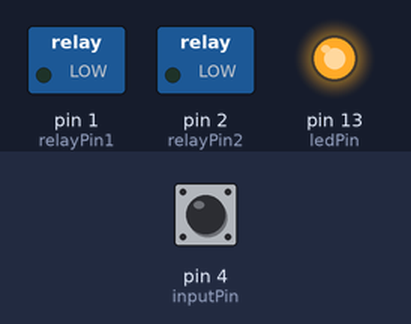
Simulated run of this sketch. Board: Arduino Uno, built with avr-gcc and run on an emulated ATmega328P. Parts: switched loads named in the sketch (green lamp = pin HIGH), output pins drawn as LEDs (lit = HIGH). Dashed ring = blinking. Inputs (shaded band) come from the test bench; at power-on: pin 4 (inputPin) HIGH.

Above: at 1.2 s.
1.3 s: pin 4 (inputPin) pulsed LOW 5 times (0.12 s each, 0.3 s apart)
At 1.66 s:
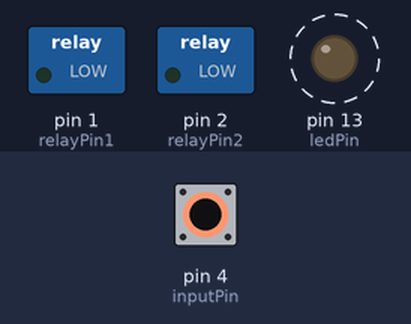
4.3 s: pin 4 (inputPin) pulled LOW for 3.2 s
At 5.6 s:
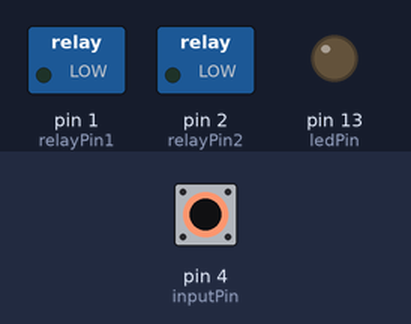
Timing chart, 0 to 9.0 s (numbered marks = the images above; inputs shaded):
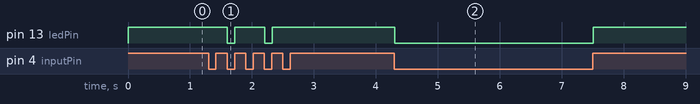

The sketch:

Order_Switcher_Sketch_for_ATtiny85.ino
```cpp
#include <Bounce2.h>

/*  Alternating LED's  */
//#include <Bounce.h>


const int inputPin = 4;    // momentary switch
const int ledPin =  13;      // the number of the LED pin
const int relayPin1 =  1;
const int relayPin2 = 2;

byte mode = 0;

//Bounce bouncer = Bounce(inputPin,75); //settup debounce for first push button
Bounce  bouncer  = Bounce();

void setup()
{ pinMode(inputPin, INPUT);
  pinMode(ledPin, OUTPUT);
  pinMode(relayPin1, OUTPUT);
  pinMode(relayPin2, OUTPUT);

   // Setup the button
 pinMode( inputPin ,INPUT);
 // Activate internal pull-up (optional)
 digitalWrite( inputPin ,HIGH);
 // After setting up the button, setup the object
 bouncer .attach( inputPin );
 bouncer .interval(5);

}

void loop() {
  bouncer.update ( );    // Update the debouncer for the push button
  switch( mode )
  {
    case 0://------------------------ I'm off and in restmode
      if ( bouncer.read() == HIGH )
      { digitalWrite (ledPin, HIGH);     // switch LED ON
       // digitalWrite (relayPin1, LOW);
       // digitalWrite (relayPin2, HIGH);  // switch relay ON

        mode = 1;
      }
      break;
    case 1://------------------------ I'm in ON mode, w8 4 keyrelease
      if ( bouncer.read() == LOW )

      { digitalWrite (ledPin, HIGH);     // switch LED ON
        // digitalWrite (relayPin1, HIGH);
        // digitalWrite (relayPin2, LOW);  // switch relay ON

        mode = 2;
      }
      break;
    case 2://------------------------ I'm ON and in restmode
      if ( bouncer.read() == HIGH )
      { digitalWrite (ledPin, HIGH);     // switch LED ON
        digitalWrite (relayPin1, LOW);
        digitalWrite (relayPin2, LOW);      // switch relay ON

        mode = 3;
      }
      break;
    case 3://------------------------ I'm in OFF mode, w8 4 keyrelease
      if ( bouncer.read() == LOW )

      { digitalWrite (ledPin, LOW);     // switch LED ON
        // digitalWrite (relayPin1, LOW);
        // digitalWrite (relayPin2, HIGH);      // switch relay ON

        mode = 0;

      }
      break;
  }//switch


}//loop
```

WaveTable.cpp
```cpp
/*
  WaveTable.cpp - Library for WaveTable lookup.
  Created by Christian Terjesen, April 28, 2018.
  For Adventure Audio LLC use only.
*/

#include "Arduino.h"
#include "WaveTable.h"

WaveTable::WaveTable()
{
}
```

Source omitted: WaveTable.h (23401 bytes)

Measured:
- after the input at 1.3 s, pin 13 (ledPin): alternates HIGH for 0.48 s and LOW for 0.12 s, 4 changes in all, then stays HIGH, starting after 0.30 s
- after the input at 4.3 s, pin 13 (ledPin): HIGH → LOW at once, → HIGH 3.2 s later
